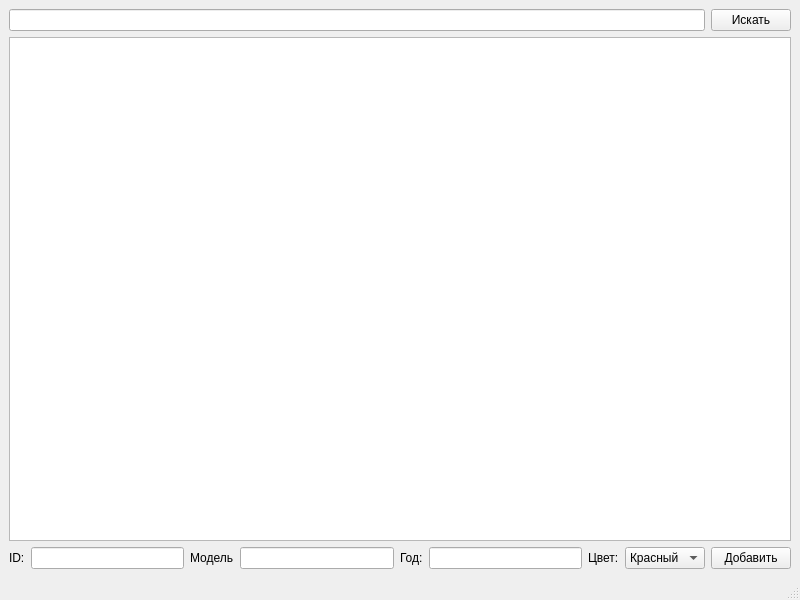
<?xml version="1.0" encoding="UTF-8"?>
<ui version="4.0">
 <class>MainWindow</class>
 <widget class="QMainWindow" name="MainWindow">
  <property name="geometry">
   <rect>
    <x>0</x>
    <y>0</y>
    <width>800</width>
    <height>600</height>
   </rect>
  </property>
  <property name="windowTitle">
   <string>MainWindow</string>
  </property>
  <widget class="QWidget" name="centralwidget">
   <layout class="QVBoxLayout" name="verticalLayout">
    <item>
     <layout class="QHBoxLayout" name="horizontalLayout">
      <item>
       <widget class="QLineEdit" name="editSearch">
        <property name="text">
         <string/>
        </property>
       </widget>
      </item>
      <item>
       <widget class="QPushButton" name="buttonFind">
        <property name="text">
         <string>Искать</string>
        </property>
       </widget>
      </item>
     </layout>
    </item>
    <item>
     <widget class="MyBrowser" name="textBrowser"/>
    </item>
    <item>
     <layout class="QHBoxLayout" name="horizontalLayout_2">
      <item>
       <widget class="QLabel" name="ID">
        <property name="text">
         <string>ID:</string>
        </property>
       </widget>
      </item>
      <item>
       <widget class="QLineEdit" name="editID"/>
      </item>
      <item>
       <widget class="QLabel" name="Model">
        <property name="text">
         <string>Модель</string>
        </property>
       </widget>
      </item>
      <item>
       <widget class="QLineEdit" name="editModel"/>
      </item>
      <item>
       <widget class="QLabel" name="Year">
        <property name="text">
         <string>Год:</string>
        </property>
       </widget>
      </item>
      <item>
       <widget class="QLineEdit" name="editYear"/>
      </item>
      <item>
       <widget class="QLabel" name="label">
        <property name="text">
         <string>Цвет:</string>
        </property>
       </widget>
      </item>
      <item>
       <widget class="QComboBox" name="comboColor">
        <item>
         <property name="text">
          <string>Красный</string>
         </property>
        </item>
        <item>
         <property name="text">
          <string>Зеленый</string>
         </property>
        </item>
        <item>
         <property name="text">
          <string>Синий</string>
         </property>
        </item>
        <item>
         <property name="text">
          <string>Черный</string>
         </property>
        </item>
       </widget>
      </item>
      <item>
       <widget class="QPushButton" name="buttonAdd">
        <property name="text">
         <string>Добавить</string>
        </property>
       </widget>
      </item>
     </layout>
    </item>
   </layout>
  </widget>
  <widget class="QMenuBar" name="menubar">
   <property name="geometry">
    <rect>
     <x>0</x>
     <y>0</y>
     <width>800</width>
     <height>26</height>
    </rect>
   </property>
  </widget>
  <widget class="QStatusBar" name="statusbar"/>
 </widget>
 <customwidgets>
  <customwidget>
   <class>MyBrowser</class>
   <extends>QTextBrowser</extends>
   <header>mybrowser.h</header>
  </customwidget>
 </customwidgets>
 <resources/>
 <connections>
  <connection>
   <sender>buttonFind</sender>
   <signal>clicked()</signal>
   <receiver>MainWindow</receiver>
   <slot>findCars()</slot>
   <hints>
    <hint type="sourcelabel">
     <x>748</x>
     <y>54</y>
    </hint>
    <hint type="destinationlabel">
     <x>642</x>
     <y>32</y>
    </hint>
   </hints>
  </connection>
  <connection>
   <sender>buttonAdd</sender>
   <signal>clicked()</signal>
   <receiver>MainWindow</receiver>
   <slot>addCars()</slot>
   <hints>
    <hint type="sourcelabel">
     <x>737</x>
     <y>546</y>
    </hint>
    <hint type="destinationlabel">
     <x>714</x>
     <y>572</y>
    </hint>
   </hints>
  </connection>
 </connections>
 <slots>
  <slot>findCars()</slot>
  <slot>addCars()</slot>
 </slots>
</ui>
